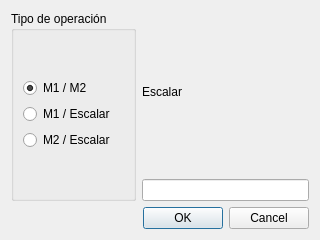
<?xml version="1.0" encoding="UTF-8"?>
<ui version="4.0">
 <class>Dia_escalar</class>
 <widget class="QDialog" name="Dia_escalar">
  <property name="geometry">
   <rect>
    <x>0</x>
    <y>0</y>
    <width>320</width>
    <height>240</height>
   </rect>
  </property>
  <property name="windowTitle">
   <string>Dialog</string>
  </property>
  <layout class="QGridLayout" name="gridLayout_2">
   <item row="0" column="0">
    <layout class="QHBoxLayout" name="horizontalLayout">
     <item>
      <widget class="QGroupBox" name="gbx_Tipos">
       <property name="title">
        <string>Tipo de operación</string>
       </property>
       <layout class="QGridLayout" name="gridLayout">
        <item row="0" column="0">
         <layout class="QVBoxLayout" name="verticalLayout">
          <item>
           <widget class="QRadioButton" name="rbt_M1M2">
            <property name="text">
             <string>M1 / M2</string>
            </property>
            <property name="checked">
             <bool>true</bool>
            </property>
           </widget>
          </item>
          <item>
           <widget class="QRadioButton" name="rbt_M1">
            <property name="text">
             <string>M1 / Escalar</string>
            </property>
           </widget>
          </item>
          <item>
           <widget class="QRadioButton" name="rbt_M2">
            <property name="text">
             <string>M2 / Escalar</string>
            </property>
           </widget>
          </item>
         </layout>
        </item>
       </layout>
      </widget>
     </item>
     <item>
      <layout class="QVBoxLayout" name="verticalLayout_2">
       <item>
        <widget class="QLabel" name="label">
         <property name="text">
          <string>Escalar</string>
         </property>
        </widget>
       </item>
       <item>
        <widget class="QLineEdit" name="txt_Escalar">
         <property name="readOnly">
          <bool>true</bool>
         </property>
        </widget>
       </item>
      </layout>
     </item>
    </layout>
   </item>
   <item row="1" column="0">
    <widget class="QDialogButtonBox" name="buttonBox">
     <property name="orientation">
      <enum>Qt::Horizontal</enum>
     </property>
     <property name="standardButtons">
      <set>QDialogButtonBox::Cancel|QDialogButtonBox::Ok</set>
     </property>
    </widget>
   </item>
  </layout>
 </widget>
 <resources/>
 <connections>
  <connection>
   <sender>buttonBox</sender>
   <signal>accepted()</signal>
   <receiver>Dia_escalar</receiver>
   <slot>accept()</slot>
   <hints>
    <hint type="sourcelabel">
     <x>248</x>
     <y>254</y>
    </hint>
    <hint type="destinationlabel">
     <x>157</x>
     <y>274</y>
    </hint>
   </hints>
  </connection>
  <connection>
   <sender>buttonBox</sender>
   <signal>rejected()</signal>
   <receiver>Dia_escalar</receiver>
   <slot>reject()</slot>
   <hints>
    <hint type="sourcelabel">
     <x>316</x>
     <y>260</y>
    </hint>
    <hint type="destinationlabel">
     <x>286</x>
     <y>274</y>
    </hint>
   </hints>
  </connection>
 </connections>
</ui>
